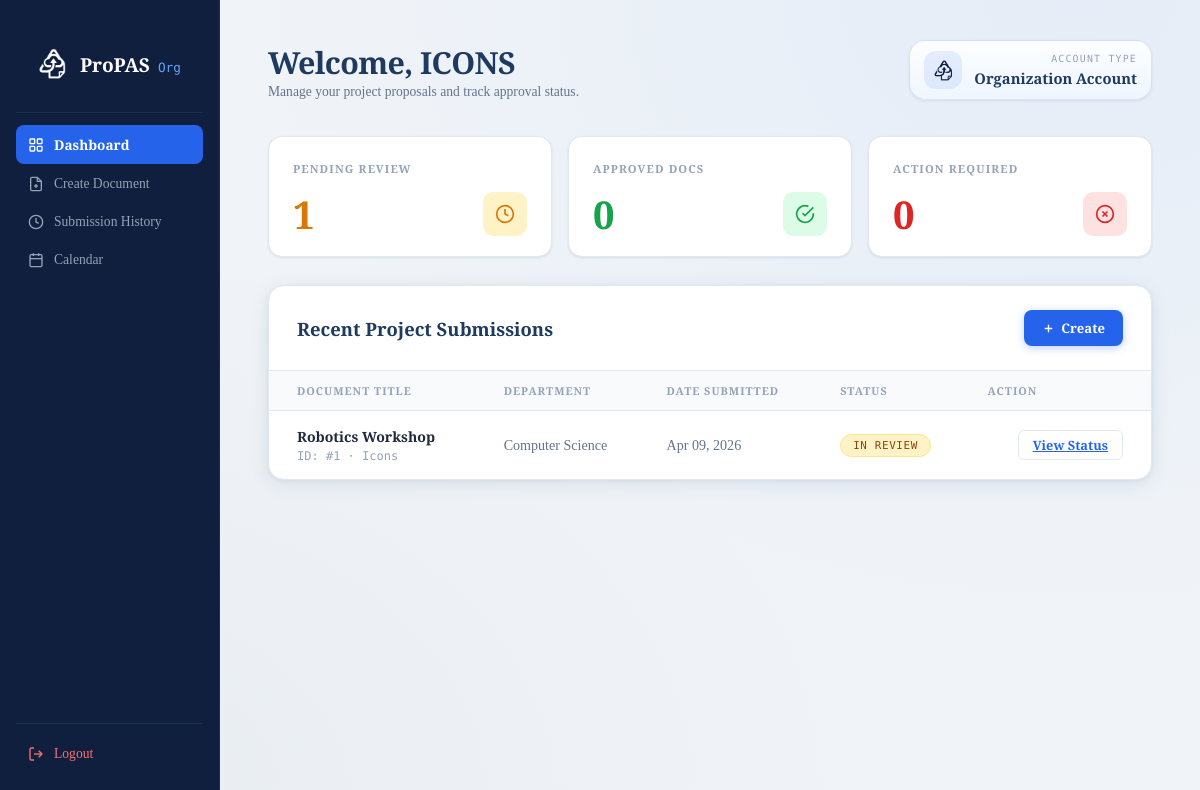
The page /org-home (signed in) on the database as committed earlier.
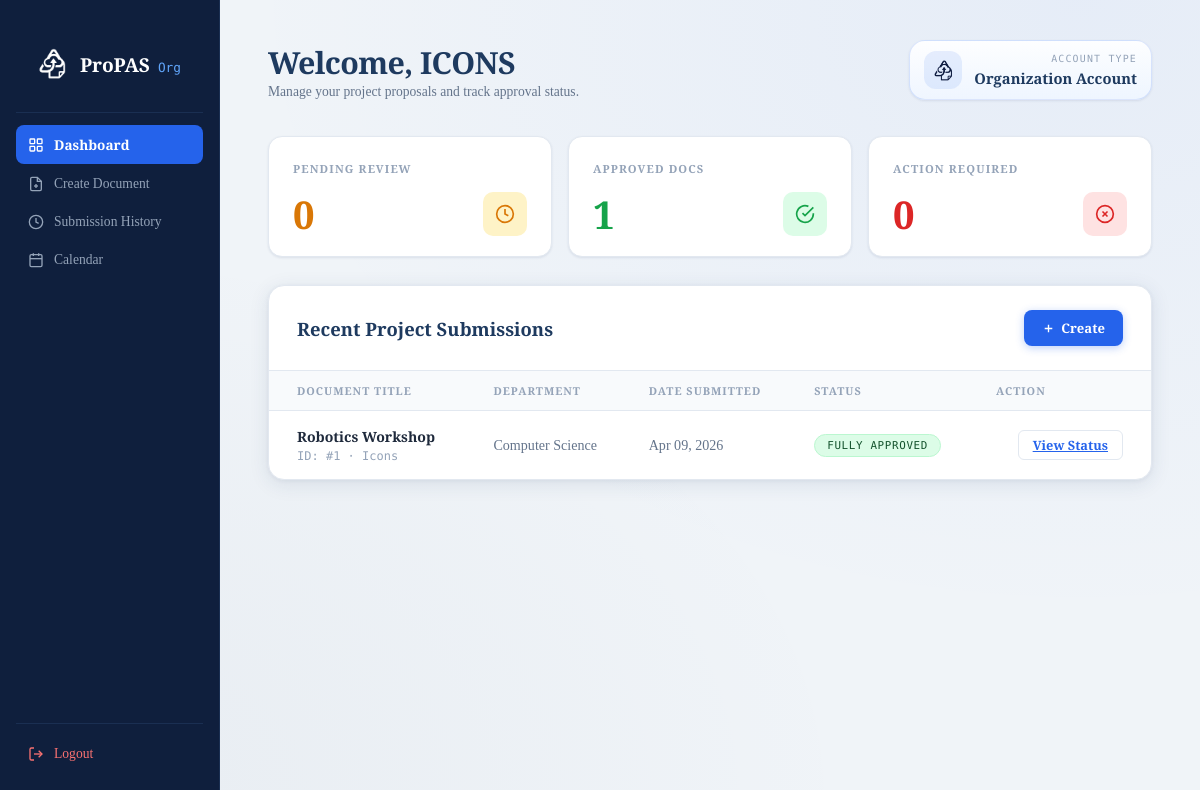
The same page on the database as committed later.
### models.py (models this page shows)
class Proposal(db.Model):
    __tablename__ = 'proposals'
    id = db.Column(db.Integer, primary_key=True)
    title = db.Column(db.String(200), nullable=False)
    status = db.Column(db.String(20), default='PENDING')
    version_number = db.Column(db.Integer, default=1)
    file_path = db.Column(db.String(300))
    proposal_data = db.Column(db.JSON)
    current_step_id = db.Column(db.Integer, db.ForeignKey('approval_steps.id'))
    creator_id = db.Column(db.Integer, db.ForeignKey('accounts.id'))
    created_at = db.Column(db.DateTime, default=datetime.utcnow)

### routes/proposal.py (the view)
@proposal_bp.route('/org-home')
@login_required
def org_home():
    redirect_response = _require_org_account()
    if redirect_response:
        return redirect_response
    proposals = Proposal.query.filter_by(creator_id=current_user.id).all()
    pending = Proposal.query.filter_by(creator_id=current_user.id, status='PENDING').count()
    rejected = Proposal.query.filter_by(creator_id=current_user.id, status='REJECTED').count()
    approved = Proposal.query.filter_by(creator_id=current_user.id, status='APPROVED').count()
    return render_template(
        'org_home.html',
        proposals=proposals,
        pending_count=pending,
        rejected_count=rejected,
        approved_count=approved,
    )

### app.py (called while the page is built)
@login_manager.user_loader
def load_user(user_id):
    from models import User
    return db.session.get(User, int(user_id))

@app.template_filter('datetime_ph')
def datetime_ph(value, fmt='%b %d, %Y %I:%M %p'):
    if value is None:
        return 'N/A'
    if value.tzinfo is None:
        value = value.replace(tzinfo=timezone.utc)
    return value.astimezone(ZoneInfo(app.config['DISPLAY_TIMEZONE'])).strftime(fmt)

### routes/proposal.py (called while the page is built)
def _require_org_account():
    if current_user.account_type == 'Admin':
        return redirect(url_for('admin.dashboard'))
    if current_user.account_type == 'Office':
        return redirect(url_for('office.review'))
    if current_user.account_type != 'Org':
        abort(403)
    return None

### templates/org_home.html (shortened to what the changed rows need)
<!DOCTYPE html>
<html lang="en">
<head>
  <link rel="stylesheet" href="{{ url_for('static', filename='css/org_home.css') }}" />
</head>
<body>
<div class="layout">
  <main class="main">
    <div class="topbar">
      <div>
        <h1 class="topbar-title">Welcome, {{ current_user.username|upper }}</h1>
      </div>
    </div>
    <div class="stats-grid">
      <div class="stat-card">
        <div class="stat-row">
          <span class="stat-number stat-number--warning">{{ pending_count|default(0) }}</span>
          <div class="stat-icon stat-icon--warning">
            <svg viewBox="0 0 24 24" fill="none" stroke="currentColor" stroke-width="2"><circle cx="12" cy="12" r="10"/><polyline points="12 6 12 12 16 14"/></svg>
          </div>
        </div>
      </div>
      <div class="stat-card">
        <div class="stat-row">
          <span class="stat-number stat-number--success">{{ approved_count|default(0) }}</span>
          <div class="stat-icon stat-icon--success">
            <svg viewBox="0 0 24 24" fill="none" stroke="currentColor" stroke-width="2"><path d="M22 11.08V12a10 10 0 1 1-5.93-9.14"/><polyline points="22 4 12 14.01 9 11.01"/></svg>
          </div>
        </div>
      </div>
    </div>
    <div class="table-card">
      <div class="table-header">
        <h2 class="table-title">Recent Project Submissions</h2>
      </div>
      <div class="table-wrap">
        <table class="table">
          <thead>
            <tr>
              <th>Document Title</th>
              <th>Department</th>
              <th>Date Submitted</th>
              <th>Status</th>
              <th class="text-right">Action</th>
            </tr>
          </thead>
          <tbody>
          {% for prop in proposals %}
          <tr>
            <td data-label="Document Title">
              <div class="doc-title">{{ prop.title }}</div>
              <div class="doc-meta">ID: #{{ prop.id }} · {{ prop.proposal_data.get('sponsor', 'N/A') }}</div>
            </td>
            <td class="td-muted" data-label="Department">
                {% if prop.creator.username|lower == 'icons' %}Computer Science
                {% elif prop.creator.username|lower == 'hibe' %}Biology
                {% elif prop.creator.username|lower == 'psych' %}Psychology
                {% elif prop.creator.username|lower == 'kwago' %}Political Science
                {% elif prop.creator.username|lower == 'aces' %}Engg/Comm
                {% else %}{{ prop.creator.username }}
                {% endif %}
            </td>
            <td class="td-muted" data-label="Date Submitted">{{ prop.created_at|datetime_ph('%b %d, %Y') if prop.created_at else 'Processing...' }}</td>
            <td data-label="Status">
              {% if prop.status == 'REJECTED' %}
                <span class="status-badge status-badge--rejected" style="background: #fee2e2; color: #ef4444;">Returned / Rejected</span>
              {% elif prop.status == 'APPROVED' %}
                <span class="status-badge status-badge--approved">Fully Approved</span>
              {% else %}
                <span class="status-badge status-badge--pending">In Review</span>
              {% endif %}
            </td>
            <td class="text-right" data-label="Action">
              <div style="display: flex; gap: 8px; justify-content: flex-end;">
                {% if prop.status == 'REJECTED' %}
                  <a href="{{ url_for('auth.view_status', proposal_id=prop.id, tab='chat') }}" class="btn-view">
                    Open Chat
                  </a>
                  <a href="{{ url_for('proposal.create', edit_id=prop.id) }}" class="border border-red-500 text-red-500 px-3 py-1 rounded-lg hover:bg-red-50 transition text-xs font-semibold">
                    Fix & Resubmit
                  </a>
                {% else %}
                 <a href="{{ url_for('auth.view_status', proposal_id=prop.id) }}" class="btn-view">
                  View Status
                </a>
                {% endif %}
              </div>
            </td>
          </tr>
          {% else %}
            <tr><td colspan="5" style="text-align:center; padding: 40px; color: #94a3b8;">No proposals found.</td></tr>
          {% endfor %}
          </tbody>
        </table>
      </div>
    </div>
  </main>
</div>
</body>
</html>

Rows that differ between the two databases and show on the page:
changed Proposal "Robotics Workshop": status "IN REVIEW" → "FULLY APPROVED"
Other text that changed with them:
{{ pending_count|default(0) }}: "1" → "0"
{{ approved_count|default(0) }}: "0" → "1"
